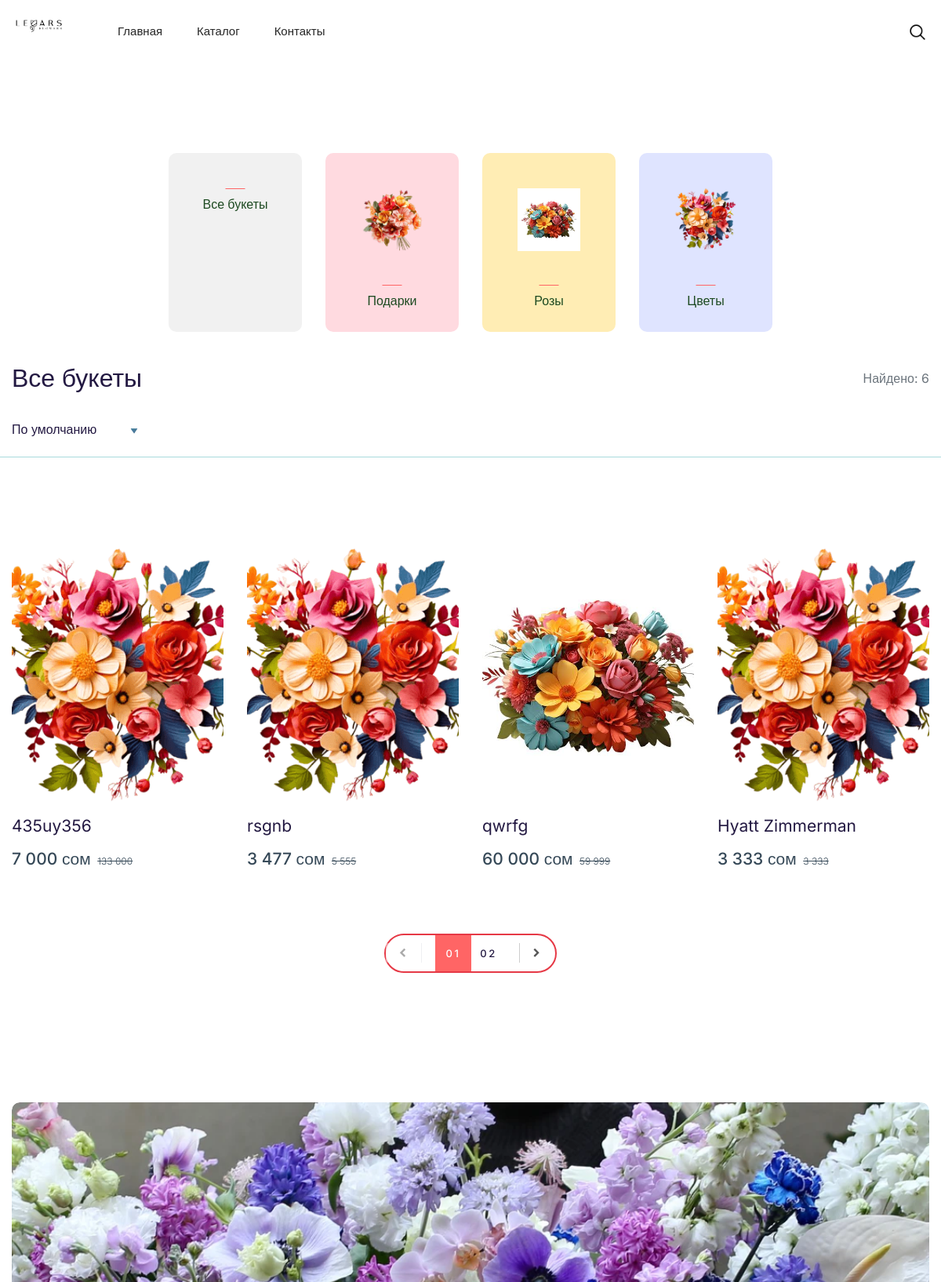
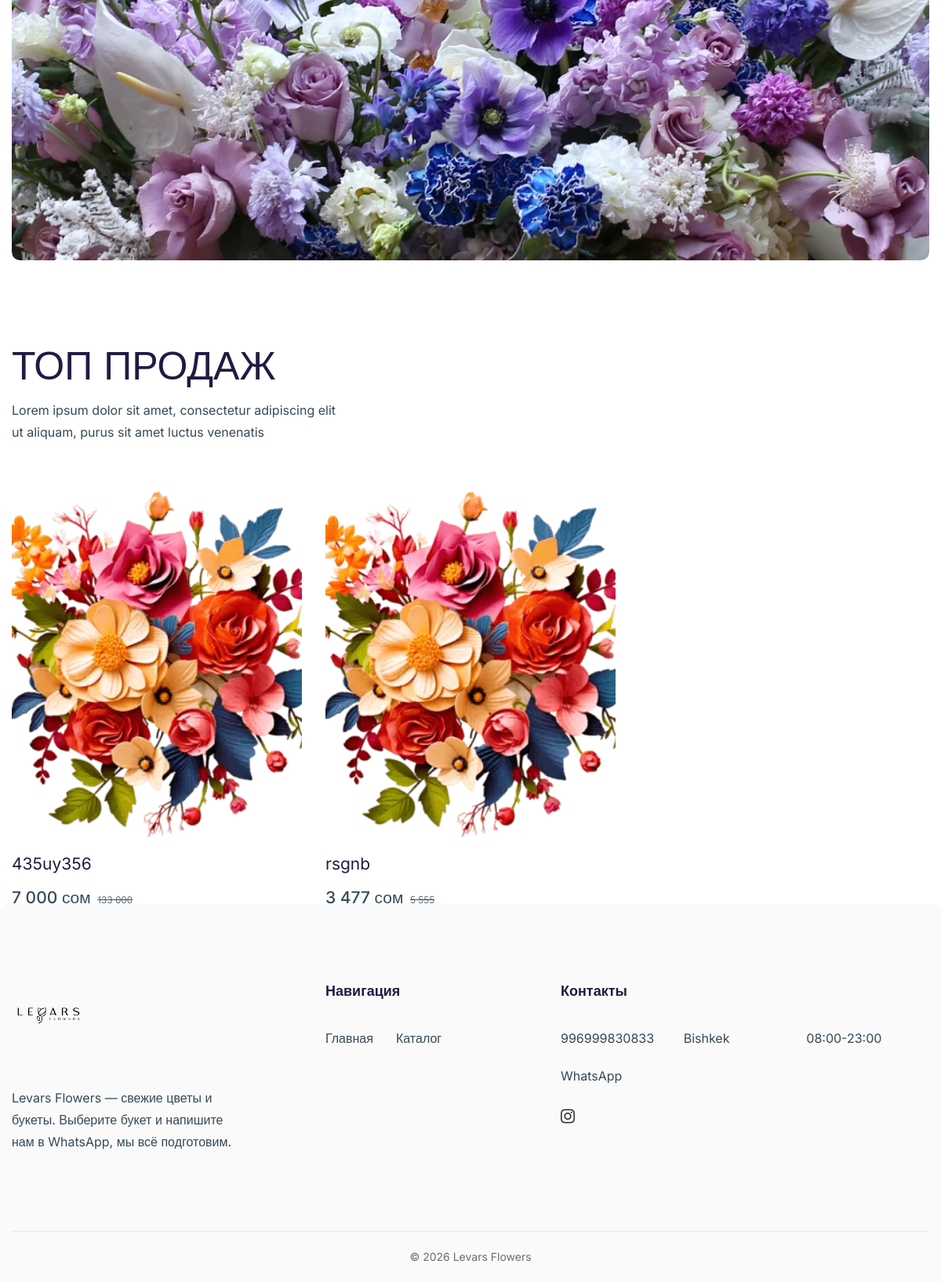
Page /catalog/ on the committed database (2 pictures, top to bottom).
### shop/models.py (models this page shows, shortened)
class Category(models.Model):
    name = models.CharField('Название', max_length=100)
    slug = models.SlugField('Адрес (slug)', unique=True)
    image = models.ImageField('Иконка (для главной страницы)', upload_to='categories/', blank=True)
    order = models.PositiveIntegerField('Порядок', default=0)
    class Meta:
        ordering = ['order', 'name']
        verbose_name = 'Категория'
        verbose_name_plural = 'Категории'

class Product(models.Model):
    name = models.CharField('Название', max_length=200)
    slug = models.SlugField('Адрес (slug)', unique=True)
    description = models.TextField('Описание', blank=True)
    price = models.PositiveIntegerField('Цена')
    old_price = models.PositiveIntegerField('Старая цена', null=True, blank=True)
    category = models.ForeignKey(
        Category, on_delete=models.PROTECT,
        related_name='products', verbose_name='Категория',
    )
    image = models.ImageField('Фото', upload_to='products/')
    in_stock = models.BooleanField('В наличии', default=True)
    is_new = models.BooleanField('Новинка', default=False)
    order = models.PositiveIntegerField('Порядок', default=0)
    created_at = models.DateTimeField(auto_now_add=True)
    is_bestseller = models.BooleanField('Топ продаж', default=False)
    class Meta:
        ordering = ['order', '-created_at']
        verbose_name = 'Товар'
        verbose_name_plural = 'Товары'
    def get_absolute_url(self):
        return reverse('product_detail', args=[self.slug])

class SiteSettings(models.Model):
    whatsapp = models.CharField(
        'Номер WhatsApp', max_length=20,
        help_text='Только цифры, с кодом страны, без "+" и пробелов',
    )
    currency = models.CharField(
        'Валюта', max_length=10, blank=True,
        help_text='Показывается после цены, например: сом, ₽, $',
    )
    phone = models.CharField('Телефон для показа', max_length=30, blank=True)
    address = models.CharField('Адрес', max_length=300, blank=True)
    working_hours = models.CharField('Часы работы', max_length=100, blank=True)
    instagram = models.URLField('Instagram', blank=True)
    class Meta:
        verbose_name = 'Настройки сайта'
        verbose_name_plural = 'Настройки сайта'
    @classmethod
    def load(cls):
        obj, _ = cls.objects.get_or_create(pk=1)
        return obj

### shop/views.py (the view)
# urls.py: path('catalog/', views.catalog, name='catalog'),
def catalog(request):
    products = Product.objects.select_related('category')
    top_sellers = Product.objects.filter(is_bestseller=True).select_related('category')[:3]
    current_category = None
    slug = request.GET.get('category', '').strip()
    if slug:
        current_category = get_object_or_404(Category, slug=slug)
        products = products.filter(category=current_category)
    query = request.GET.get('q', '').strip()
    if query:
        products = products.filter(Q(name__icontains=query) | Q(description__icontains=query))
    sort = request.GET.get('sort', '')
    if sort in SORTS:
        products = products.order_by(*SORTS[sort])
    page_obj = Paginator(products, PER_PAGE).get_page(request.GET.get('page'))
    params = request.GET.copy()
    params.pop('page', None)
    context = {
        'page_obj': page_obj,
        'categories': Category.objects.all(),
        'current_category': current_category,
        'query': query,
        'sort': sort,
        'querystring': params.urlencode(),
        'top_sellers': top_sellers,
    }
    return render(request, 'shop/catalog.html', context)

### shop/context_processors.py (called while the page is built)
def site_context(request):
    return {
        'site': SiteSettings.load(),
        'nav_categories': Category.objects.all(),
    }

### shop/templatetags/shop_tags.py (called while the page is built)
@register.simple_tag(takes_context=True)
def whatsapp_url(context, product=None):
    site = context.get('site')
    number = ''.join(ch for ch in (site.whatsapp if site else '') if ch.isdigit())
    if not number:
        return '#'
    if product is None:
        text = 'Здравствуйте! Хочу сделать заказ.'
    else:
        request = context.get('request')
        link = request.build_absolute_uri(product.get_absolute_url()) if request else ''
        price = f'{product.price} {site.currency}'.strip()
        text = f'Здравствуйте! Хочу заказать: {product.name} — {price}\n{link}'.strip()
    return f'https://wa.me/{number}?text={quote(text)}'

### shop/templates/shop/catalog.html (shortened to what this page needs)
{% extends 'shop/base.html' %}
{% load static shop_tags %}
{% block content %}
{% url 'catalog' as catalog_url %}
{% if categories %}
<section class="section-space pb-0">
    <div class="container">
        <div class="row g-3 g-sm-6 justify-content-center category-grid">
            <div class="col-6 col-lg-4 col-xl-2">
                <a href="{{ catalog_url }}" class="product-category-item"{% if not current_category %} data-bg-color="#F1F1F1"{% endif %}>
                    <h3 class="title">Все букеты</h3>
                </a>
            </div>
            {% for category in categories %}
            <div class="col-6 col-lg-4 col-xl-2">
                <a href="{{ catalog_url }}?category={{ category.slug }}" class="product-category-item" data-bg-color="{% cycle '#FFDAE0' '#FFEDB4' '#DFE4FF' '#FFEACC' '#FFF3DA' %}">
                    {% if category.image %}<img class="icon" src="{{ category.image.url }}" width="80" height="80" alt="{{ category.name }}">{% endif %}
                    <h3 class="title">{{ category.name }}</h3>
                </a>
            </div>
            {% endfor %}
        </div>
    </div>
</section>
{% endif %}
<div class="container">
    <div class="d-flex flex-wrap justify-content-between align-items-center mt-8 mb-2">
        <h2 class="mb-0">{% if current_category %}{{ current_category.name }}{% elif query %}Поиск: «{{ query }}»{% else %}Все букеты{% endif %}</h2>
        <span class="text-muted">Найдено: {{ page_obj.paginator.count }}</span>
    </div>
</div>
<div class="shop-top-bar-area">
    <div class="container">
        <form method="get" id="catalog-sort" class="shop-top-bar">
        </form>
    </div>
</div>
<section class="section-space">
    <div class="container">
        <div class="row mb-n4 mb-sm-n10 g-3 g-sm-6">
            {% for product in page_obj %}
            <div class="col-6 col-md-4 col-xl-3 mb-4 mb-sm-8">
                {% include 'shop/_product_card.html' %}
            </div>
            {% empty %}
            <div class="col-12"><p class="text-center">Ничего не найдено.</p></div>
            {% endfor %}
        </div>
        <div class="col-12 mt-8 pt-4">
            <ul class="pagination justify-content-center me-auto ms-auto mt-5 mb-0 mb-sm-10">
                {% if page_obj.has_previous %}
                    <li class="page-item">
                        <a class="page-link previous" href="?{% if querystring %}{{ querystring }}&amp;{% endif %}page={{ page_obj.previous_page_number }}">
                            <span class="fa fa-chevron-left"></span>
                        </a>
                    </li>
                {% else %}
                    <li class="page-item disabled">
                        <a class="page-link previous" href="#">
                            <span class="fa fa-chevron-left"></span>
                        </a>
                    </li>
                {% endif %}
                {% for n in page_obj.paginator.page_range %}
                    {% if n == page_obj.number %}
                        <li class="page-item active">
                            <a class="page-link" href="#">{{ n|stringformat:"02d" }}</a>
                        </li>
                    {% else %}
                        <li class="page-item">
                            <a class="page-link" href="?{% if querystring %}{{ querystring }}&amp;{% endif %}page={{ n }}">{{ n|stringformat:"02d" }}</a>
                        </li>
                    {% endif %}
                {% endfor %}
                {% if page_obj.has_next %}
                    <li class="page-item">
                        <a class="page-link next" href="?{% if querystring %}{{ querystring }}&amp;{% endif %}page={{ page_obj.next_page_number }}">
                            <span class="fa fa-chevron-right"></span>
                        </a>
                    </li>
                {% else %}
                    <li class="page-item disabled">
                        <a class="page-link next" href="#">
                            <span class="fa fa-chevron-right"></span>
                        </a>
                    </li>
                {% endif %}
            </ul>
        </div>
    </div>
</section>
<section>
    <div class="container">
            <a href="product.html" class="product-banner-item">
                    <img src="media/banners/types_of_flowers_banner.webp" height="240" alt="Image-HasTech">
            </a>
    </div>
</section>
{% if top_sellers and not current_category and not query %}
<section class="section-space pb-0">
    <div class="container">
        <div class="row">
            <div class="col-12">
                <div class="section-title">
                    <h2 class="title">ТОП ПРОДАЖ</h2>
                    <p class="m-0">Lorem ipsum dolor sit amet, consectetur adipiscing elit ut aliquam, purus sit amet luctus venenatis</p>
                </div>
            </div>
        </div>
        <div class="row mb-n4 mb-sm-n10 g-3 g-sm-6">
            {% for product in top_sellers %}
            <div class="col-6 col-lg-4 mb-4 mb-sm-8">
                {% include 'shop/_product_card.html' %}
            </div>
            {% endfor %}
        </div>
    </div>
</section>
{% endif %}
{% endblock %}

### shop/templates/shop/base.html (shortened to what this page needs)
{% load static shop_tags %}
<!DOCTYPE html>
<html class="no-js" lang="ru">
<head>
    <link rel="stylesheet" href="{% static 'assets/css/vendor/bootstrap.min.css' %}">
    <link rel="stylesheet" href="{% static 'assets/css/plugins/swiper-bundle.min.css' %}">
    <link rel="stylesheet" href="{% static 'assets/css/plugins/font-awesome.min.css' %}">
    <link rel="stylesheet" href="{% static 'assets/css/plugins/fancybox.min.css' %}">
    <link rel="stylesheet" href="{% static 'assets/css/plugins/nice-select.css' %}">
    <link rel="stylesheet" href="{% static 'assets/css/style.min.css' %}">
</head>
<body>
    <div class="wrapper">
        <header class="header-area sticky-header {% block header_class %}{% endblock %}">
            <div class="container">
                <div class="row align-items-center">
                    <div class="col-5 col-lg-2 col-xl-1">
                        <div class="header-logo">
                            <a href="{% url 'home' %}">
                                <img class="logo-main" src="{% static 'assets/images/logo_levars_black.png' %}" width="95" height="68" alt="Levars Flowers" />
                            </a>
                        </div>
                    </div>
                    <div class="col-lg-7 col-xl-7 d-none d-lg-block">
                        <div class="header-navigation ps-7">
                            <ul class="main-nav justify-content-start">
                                <li><a href="{% url 'home' %}">Главная</a></li>
                                <li{% if nav_categories %} class="has-submenu"{% endif %}><a href="{% url 'catalog' %}">Каталог</a>
                                </li>
                                <li><a href="#contacts">Контакты</a></li>
                            </ul>
                        </div>
                    </div>
                    <div class="col-7 col-lg-3 col-xl-4">
                        <div class="header-action justify-content-end">
                            <button class="header-action-btn ms-0" type="button" data-bs-toggle="offcanvas" data-bs-target="#AsideOffcanvasSearch" aria-controls="AsideOffcanvasSearch">
                                <span class="icon">
                </span>
                            </button>
                        </div>
                    </div>
                </div>
            </div>
        </header>
        <main class="main-content">
            {% block content %}{% endblock %}
        </main>
        <footer class="footer-area" id="contacts">
            <div class="footer-main">
                <div class="container">
                    <div class="row">
                        <div class="col-md-6 col-lg-4">
                            <div class="widget-item">
                                <div class="widget-about">
                                    <a class="widget-logo" href="{% url 'home' %}">
                                        <img src="{% static 'assets/images/logo_levars_black.png' %}" width="95" height="68" alt="Levars Flowers">
                                    </a>
                                    <p class="desc">Levars Flowers — свежие цветы и букеты. Выберите букет и напишите нам в WhatsApp, мы всё подготовим.</p>
                                </div>
                            </div>
                        </div>
                        <div class="col-md-6 col-lg-3 mt-md-0 mt-9">
                            <div class="widget-item">
                                <h4 class="widget-title">Навигация</h4>
                                <ul class="widget-nav">
                                    <li><a href="{% url 'home' %}">Главная</a></li>
                                    <li><a href="{% url 'catalog' %}">Каталог</a></li>
                                </ul>
                            </div>
                        </div>
                        <div class="col-md-6 col-lg-5 mt-lg-0 mt-6">
                            <div class="widget-item">
                                <h4 class="widget-title">Контакты</h4>
                                <ul class="widget-nav">
                                    {% if site.phone %}<li><a href="tel:{{ site.phone }}">{{ site.phone }}</a></li>{% endif %}
                                    {% if site.address %}<li>{{ site.address }}</li>{% endif %}
                                    {% if site.working_hours %}<li>{{ site.working_hours }}</li>{% endif %}
                                    {% if site.whatsapp %}<li><a href="{% whatsapp_url %}" target="_blank" rel="noopener">WhatsApp</a></li>{% endif %}
                                </ul>
                                {% if site.instagram %}
                                <div class="widget-social">
                                    <a href="{{ site.instagram }}" target="_blank" rel="noopener" aria-label="Instagram"><i class="fa fa-instagram"></i></a>
                                </div>
                                {% endif %}
                            </div>
                        </div>
                    </div>
                </div>
            </div>
            <div class="footer-bottom">
                <div class="container pt-0 pb-0">
                    <div class="footer-bottom-content">
                        <p class="copyright">© {% now "Y" %} Levars Flowers</p>
                    </div>
                </div>
            </div>
        </footer>
    </div>
</body>
</html>

### shop/templates/shop/_product_card.html (shortened to what this page needs)
{% load shop_tags %}
<div class="product-item">
    <div class="product-thumb">
        <a class="d-block" href="{{ product.get_absolute_url }}">
            <img src="{{ product.image.url }}" width="370" height="450" alt="{{ product.name }}">
        </a>
        {% if product.in_stock %}
        <div class="product-action">
        </div>
        {% endif %}
    </div>
    <div class="product-info">
        <h4 class="title"><a href="{{ product.get_absolute_url }}">{{ product.name }}</a></h4>
        <div class="prices">
            {% if product.in_stock %}
            <span class="price">{{ product.price|floatformat:"0g" }} {{ site.currency }}</span>
            {% if product.old_price %}<span class="price-old">{{ product.old_price|floatformat:"0g" }}</span>{% endif %}
            {% else %}
            <span class="price">Нет в наличии</span>
            {% endif %}
        </div>
    </div>
</div>

### rows in the picture
Category: image (picture), name "Подарки"
Category: image (picture), name "Розы"
Category: image (picture), name "Цветы"
Product: image (picture), name "435uy356", price "7 000", old_price "133 000"
SiteSettings: currency "сом", phone "996999830833", address "Bishkek", working_hours "08:00-23:00"
Product: image (picture), name "rsgnb", price "3 477", old_price "5 555"
Product: image (picture), name "qwrfg", price "60 000", old_price "59 999"
Product: image (picture), name "Hyatt Zimmerman", price "3 333", old_price "3 333"

### other values in the picture
{{ page_obj.paginator.count }} "6"
{{ n|stringformat:"02d" }} "01"
{{ n|stringformat:"02d" }} "02"
